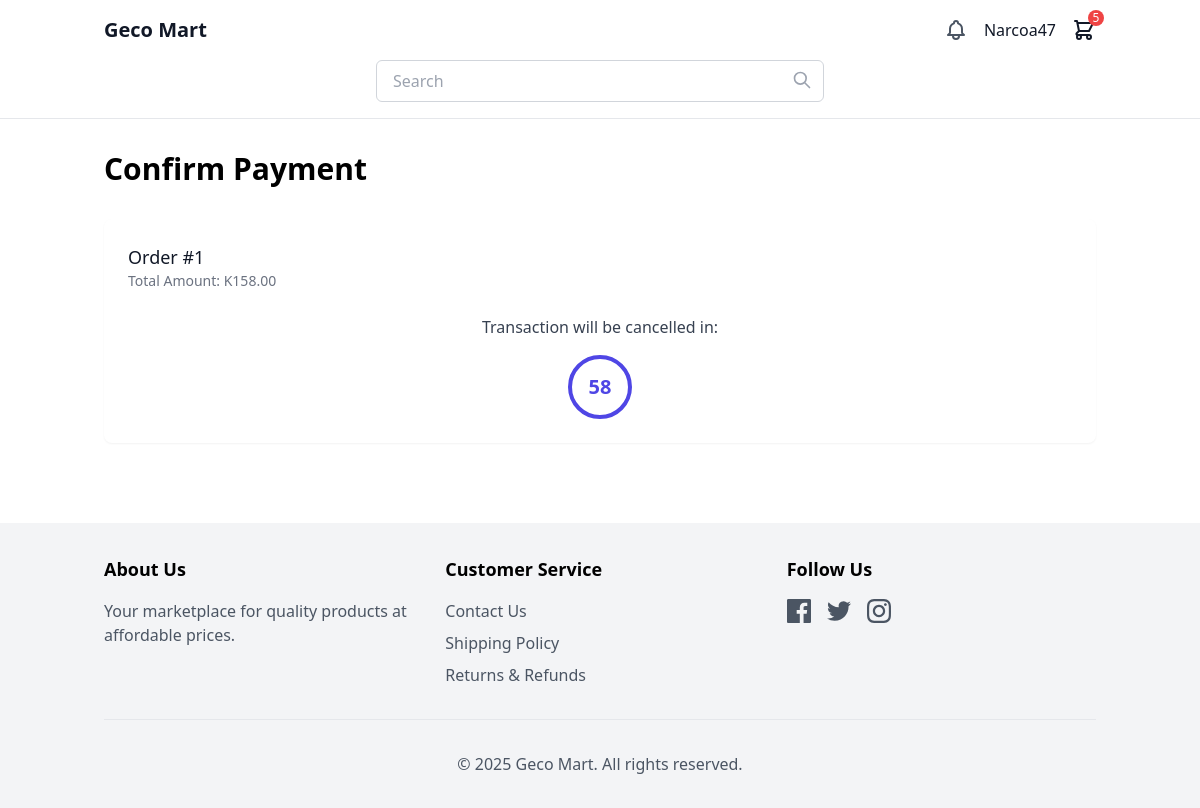
Screenshot of /order/1/confirm-payment/ (signed in) with the database file from the repository.
### users/models.py (models this page shows, shortened)
class User(AbstractUser):
    is_store_owner = models.BooleanField(default=False)
    is_client = models.BooleanField(default=False)
    groups = models.ManyToManyField(
        'auth.Group',
        verbose_name='groups',
        blank=True,
        help_text='The groups this user belongs to. A user will get all permissions granted to each of their groups.',
        related_name='custom_user_set',  # Unique related_name
        related_query_name='user',
    )
    user_permissions = models.ManyToManyField(
        'auth.Permission',
        verbose_name='user permissions',
        blank=True,
        help_text='Specific permissions for this user.',
        related_name='custom_user_set',  # Unique related_name
        related_query_name='user',
    )

### store/models.py (models this page shows, shortened)
class Cart(models.Model):
    user = models.ForeignKey(User, on_delete=models.CASCADE, null=True, blank=True)
    session_id = models.CharField(max_length=100, null=True, blank=True)
    created_at = models.DateTimeField(auto_now_add=True)
    updated_at = models.DateTimeField(auto_now=True)
    @property
    def item_count(self):
        return sum(item.quantity for item in self.items.all())

class CartItem(models.Model):
    cart = models.ForeignKey(Cart, on_delete=models.CASCADE, related_name='items')
    product = models.ForeignKey(Product, on_delete=models.CASCADE)
    variant = models.ForeignKey(ProductVariant, on_delete=models.CASCADE, null=True, blank=True)
    quantity = models.PositiveIntegerField(default=1)

class Order(models.Model):
    STATUS_CHOICES = (
        ('pending', 'Pending'),
        ('processing', 'Processing'),
        ('shipped', 'Shipped'),
        ('delivered', 'Delivered'),
        ('cancelled', 'Cancelled'),
    )
    PAYMENT_STATUS_CHOICES = (
        ('pending', 'Pending'),
        ('processing', 'Processing'),
        ('completed', 'Completed'),
        ('failed', 'Failed'),
        ('refunded', 'Refunded'),
    )
    PAYMENT_METHOD_CHOICES = (
        ('mobile_money', 'Mobile Money'),
        ('card', 'Credit/Debit Card'),
        ('cash', 'Cash on Delivery'),
    )
    user = models.ForeignKey(User, on_delete=models.CASCADE, related_name='orders')
    store = models.ForeignKey('Store', on_delete=models.CASCADE, null=True, blank=True)
    first_name = models.CharField(max_length=100)
    last_name = models.CharField(max_length=100)
    email = models.EmailField()
    address = models.CharField(max_length=250)
    city = models.CharField(max_length=100)
    postal_code = models.CharField(max_length=20)
    phone = models.CharField(max_length=20)
    created = models.DateTimeField(auto_now_add=True)
    updated = models.DateTimeField(auto_now=True)
    status = models.CharField(max_length=20, choices=STATUS_CHOICES, default='pending')
    subtotal = models.DecimalField(max_digits=10, decimal_places=2)
    shipping = models.DecimalField(max_digits=10, decimal_places=2)
    tax = models.DecimalField(max_digits=10, decimal_places=2)
    total = models.DecimalField(max_digits=10, decimal_places=2)
    payment_method = models.CharField(max_length=20, choices=PAYMENT_METHOD_CHOICES, default='mobile_money')
    payment_status = models.CharField(max_length=20, choices=PAYMENT_STATUS_CHOICES, default='pending')
    payment_reference = models.CharField(max_length=100, blank=True, null=True)
    payment_details = models.JSONField(blank=True, null=True)
    delivered_at = models.DateTimeField(null=True, blank=True)  # Timestamp when the order is delivered
    payment_confirmed = models.BooleanField(default=False)  # Whether payment is confirmed
    transaction_id = models.CharField(max_length=100, unique=True, blank=True, null=True)  # Unique transaction ID
    class Meta:
        ordering = ['-created']

### store/views.py (the view, shortened to what this page needs)
# urls.py: path('order/<int:order_id>/confirm-payment/', views.confirm_payment, name='confirm_payment'),
@login_required
def confirm_payment(request, order_id):
    order = get_object_or_404(Order, id=order_id, user=request.user)
    return render(request, 'confirm_payment.html', {'order': order})

### store/context_processors.py (called while the page is built)
def cart_processor(request):
    cart = get_or_create_cart(request)
    return {'cart': cart}

### store/views.py (called while the page is built, shortened)
def get_or_create_cart(request):
    if request.user.is_authenticated:
        cart = Cart.objects.filter(user=request.user).first()
        if cart:
            return cart

### theme/templates/confirm_payment.html (shortened to what this page needs)
{% extends 'base.html' %}
{% block content %}
<h1 class="text-3xl font-bold mb-8">Confirm Payment</h1>
<div class="bg-white rounded-lg shadow-sm p-6">
    <h2 class="text-lg font-medium text-gray-900">Order #{{ order.id }}</h2>
    <p class="text-sm text-gray-500">Total Amount: K{{ order.total }}</p>
    <div class="mt-6 text-center">
        <p class="text-gray-700">Transaction will be cancelled in:</p>
        <div class="mt-4">
            <div id="countdown-timer" class="w-16 h-16 mx-auto rounded-full border-4 border-indigo-600 flex items-center justify-center text-xl font-bold text-indigo-600">
            </div>
        </div>
    </div>
</div>
{% endblock %}

### theme/templates/base.html (shortened to what this page needs)
<!DOCTYPE html>
<html lang="en">
<head>
    <script src="https://cdn.tailwindcss.com"></script>
</head>
<body class="min-h-screen bg-white">
    <header class="border-b border-gray-200">
        <div class="container mx-auto px-4 py-4">
            <div class="flex flex-col md:flex-row items-center justify-between space-y-4 md:space-y-0">
                <a href="{% url 'home' %}" class="text-xl font-bold text-gray-900">Geco Mart</a>
                <div class="flex items-center space-x-4">
                    <a href="#" class="text-gray-600">
                    </a>
                    {% if user.is_authenticated %}
                        <div class="relative group">
                            <button class="text-gray-900 font-medium">{{ user.username }}</button>
                        </div>
                    {% else %}
                        <a href="{% url 'signup' %}" class="text-gray-900 font-medium">Sign Up</a>
                        <a href="{% url 'login' %}" class="text-gray-900 font-medium">Login</a>
                    {% endif %}
                    <a href="{% url 'cart' %}" class="text-gray-900 relative">
                        {% if cart.item_count > 0 %}
                            <span class="absolute -top-2 -right-2 bg-red-500 text-white rounded-full w-4 h-4 flex items-center justify-center text-xs">
                                {{ cart.item_count }}
                            </span>
                        {% endif %}
                    </a>
                </div>
            </div>
            <div class="mt-4 w-full md:max-w-md mx-auto">
                <form action="{% url 'search_products' %}" method="get" class="relative">
                    <input type="text" name="q" placeholder="Search" class="w-full px-4 py-2 border border-gray-300 rounded-md focus:outline-none focus:ring-2 focus:ring-gray-200">
                    <button type="submit" class="absolute right-3 top-2.5">
                        <svg xmlns="http://www.w3.org/2000/svg" class="h-5 w-5 text-gray-400" fill="none" viewBox="0 0 24 24" stroke="currentColor">
                            <path stroke-linecap="round" stroke-linejoin="round" stroke-width="2" d="M21 21l-6-6m2-5a7 7 0 11-14 0 7 7 0 0114 0z" />
                        </svg>
                    </button>
                </form>
            </div>
        </div>
    </header>
    <main class="container mx-auto px-4 py-8">
        {% block content %}{% endblock %}
    </main>
    <footer class="bg-gray-100 py-8 mt-12">
        <div class="container mx-auto px-4">
            <div class="grid grid-cols-1 md:grid-cols-3 gap-8">
                <div>
                    <h3 class="text-lg font-semibold mb-4">About Us</h3>
                    <p class="text-gray-600">Your marketplace for quality products at affordable prices.</p>
                </div>
                <div>
                    <h3 class="text-lg font-semibold mb-4">Customer Service</h3>
                    <ul class="space-y-2">
                        <li><a href="#" class="text-gray-600 hover:text-gray-900">Contact Us</a></li>
                        <li><a href="#" class="text-gray-600 hover:text-gray-900">Shipping Policy</a></li>
                        <li><a href="#" class="text-gray-600 hover:text-gray-900">Returns & Refunds</a></li>
                    </ul>
                </div>
                <div>
                    <h3 class="text-lg font-semibold mb-4">Follow Us</h3>
                    <div class="flex space-x-4">
                        <a href="#" class="text-gray-600 hover:text-gray-900">
                        </a>
                        <a href="#" class="text-gray-600 hover:text-gray-900">
                        </a>
                        <a href="#" class="text-gray-600 hover:text-gray-900">
                        </a>
                    </div>
                </div>
            </div>
            <div class="mt-8 pt-8 border-t border-gray-200 text-center">
                <p class="text-gray-600">&copy; 2025 Geco Mart. All rights reserved.</p>
            </div>
        </div>
    </footer>
</body>
</html>

### rows the page displays
User: username "Narcoa47"
Cart: item_count "5"
Order: id "1", total "158.00"
